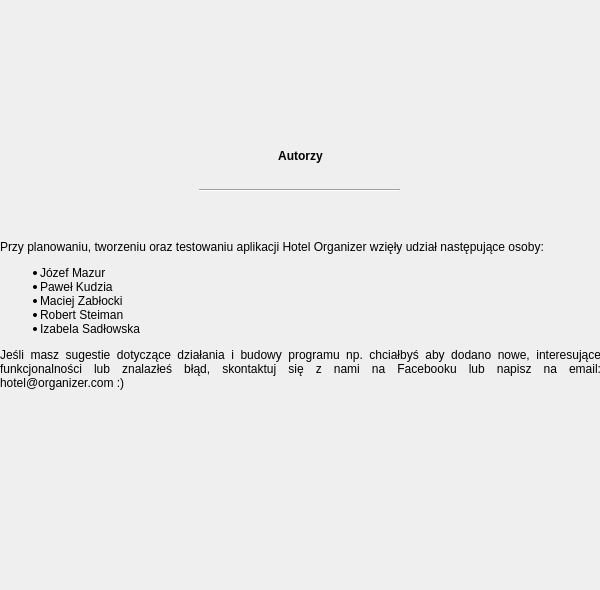
<?xml version="1.0" encoding="UTF-8"?>
<ui version="4.0">
 <class>InfoAuthors</class>
 <widget class="QDialog" name="InfoAuthors">
  <property name="geometry">
   <rect>
    <x>0</x>
    <y>0</y>
    <width>600</width>
    <height>590</height>
   </rect>
  </property>
  <property name="windowTitle">
   <string>Hotel Organizer | Autorzy</string>
  </property>
  <property name="windowIcon">
   <iconset resource="resources.qrc">
    <normaloff>:/images/img/icon-authors.png</normaloff>:/images/img/icon-authors.png</iconset>
  </property>
  <property name="styleSheet">
   <string notr="true"/>
  </property>
  <widget class="QLabel" name="labelInfoTitle">
   <property name="geometry">
    <rect>
     <x>0</x>
     <y>120</y>
     <width>601</width>
     <height>71</height>
    </rect>
   </property>
   <property name="sizePolicy">
    <sizepolicy hsizetype="Preferred" vsizetype="Preferred">
     <horstretch>0</horstretch>
     <verstretch>0</verstretch>
    </sizepolicy>
   </property>
   <property name="font">
    <font>
     <weight>75</weight>
     <bold>true</bold>
    </font>
   </property>
   <property name="styleSheet">
    <string notr="true"/>
   </property>
   <property name="text">
    <string>Autorzy</string>
   </property>
   <property name="alignment">
    <set>Qt::AlignCenter</set>
   </property>
  </widget>
  <widget class="QLabel" name="labelInfoText">
   <property name="geometry">
    <rect>
     <x>0</x>
     <y>190</y>
     <width>601</width>
     <height>251</height>
    </rect>
   </property>
   <property name="styleSheet">
    <string notr="true"/>
   </property>
   <property name="text">
    <string>&lt;head&gt;&lt;/head&gt;
&lt;body&gt;
&lt;p&gt;Przy planowaniu, tworzeniu oraz testowaniu aplikacji Hotel Organizer wzięły udział następujące osoby:&lt;/p&gt;
&lt;ul&gt;
  &lt;li&gt;Józef Mazur&lt;/li&gt;
  &lt;li&gt;Paweł Kudzia&lt;/li&gt;
  &lt;li&gt;Maciej Zabłocki&lt;/li&gt;
  &lt;li&gt;Robert Steiman&lt;/li&gt;
  &lt;li&gt;Izabela Sadłowska&lt;/li&gt;
&lt;/ul&gt;
&lt;p&gt;Jeśli masz sugestie dotyczące działania i budowy programu np. chciałbyś aby dodano nowe, interesujące funkcjonalności lub znalazłeś błąd, skontaktuj się z nami na Facebooku lub napisz na email: hotel@organizer.com :)&lt;/p&gt;
&lt;/body&gt;</string>
   </property>
   <property name="alignment">
    <set>Qt::AlignJustify|Qt::AlignVCenter</set>
   </property>
   <property name="wordWrap">
    <bool>true</bool>
   </property>
  </widget>
  <widget class="QLabel" name="labelIconAuthors">
   <property name="geometry">
    <rect>
     <x>240</x>
     <y>10</y>
     <width>120</width>
     <height>120</height>
    </rect>
   </property>
   <property name="text">
    <string/>
   </property>
   <property name="scaledContents">
    <bool>false</bool>
   </property>
   <property name="alignment">
    <set>Qt::AlignCenter</set>
   </property>
  </widget>
  <widget class="Line" name="line">
   <property name="geometry">
    <rect>
     <x>199</x>
     <y>180</y>
     <width>201</width>
     <height>20</height>
    </rect>
   </property>
   <property name="styleSheet">
    <string notr="true"/>
   </property>
   <property name="orientation">
    <enum>Qt::Horizontal</enum>
   </property>
  </widget>
 </widget>
 <resources>
  <include location="resources.qrc"/>
 </resources>
 <connections/>
</ui>
